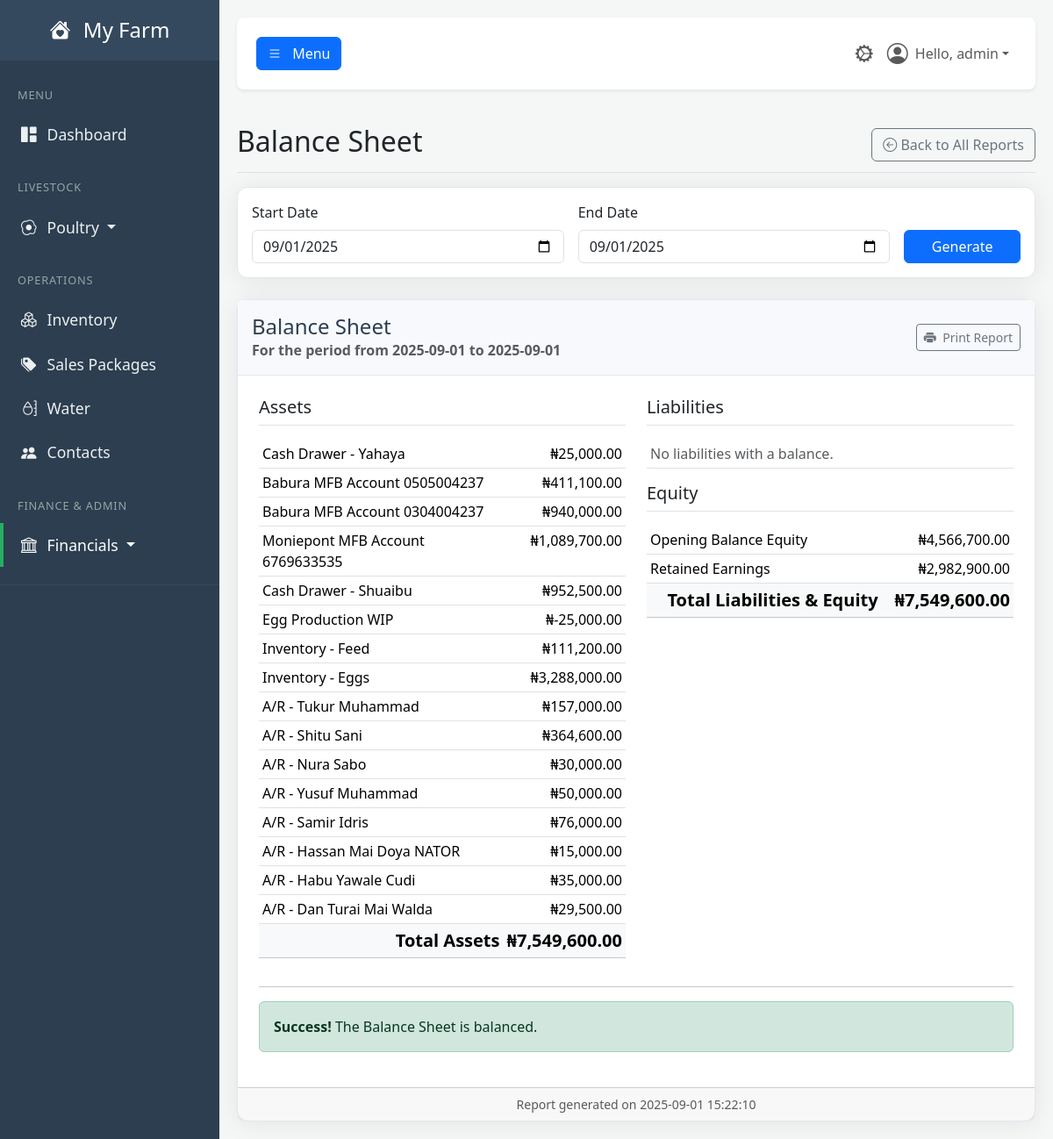
/report/balance-sheet (signed in), run on the app's committed database.
### tables this page shows
CREATE TABLE users (
            id INTEGER PRIMARY KEY,
            username TEXT NOT NULL UNIQUE,
            email TEXT NOT NULL UNIQUE,
            password_hash TEXT NOT NULL,
            farm_name TEXT NOT NULL,
            role TEXT NOT NULL DEFAULT 'user', -- 'user' or 'admin'
            is_active BOOLEAN NOT NULL DEFAULT 1,f
            created_at TIMESTAMP DEFAULT CURRENT_TIMESTAMP
        , cash_account_id INTEGER REFERENCES accounts(id));

CREATE TABLE accounts (
            id INTEGER PRIMARY KEY,
            code TEXT UNIQUE,
            name TEXT NOT NULL UNIQUE,
            type TEXT NOT NULL, -- Asset, Liability, Equity, Revenue, Expense
            is_active BOOLEAN NOT NULL DEFAULT 1,
            created_at TIMESTAMP DEFAULT CURRENT_TIMESTAMP
        );

### app.py (the view)
@app.route('/report/balance-sheet')
@login_required
@permission_required('run_financial_reports')
def report_balance_sheet():
    start_date, end_date = _get_report_dates(request.args)
    db = get_db()
    sql_query = """
        SELECT
            acc.name,
            acc.type,
            (SELECT COALESCE(SUM(je.amount), 0) FROM journal_entries je WHERE je.debit_account_id = acc.id AND je.transaction_date <= ?)
            -
            (SELECT COALESCE(SUM(je.amount), 0) FROM journal_entries je WHERE je.credit_account_id = acc.id AND je.transaction_date <= ?)
            as balance
        FROM accounts acc
        WHERE acc.type IN ('Asset', 'Liability', 'Equity')
    """
    params = (end_date, end_date)
    account_balances = db.execute(sql_query, params).fetchall()
    net_profit_row = db.execute("""
        SELECT
            (SELECT COALESCE(SUM(amount), 0) FROM journal_entries WHERE credit_account_id IN (SELECT id FROM accounts WHERE type = 'Revenue') AND transaction_date <= ?)
            -
            (SELECT COALESCE(SUM(amount), 0) FROM journal_entries WHERE debit_account_id IN (SELECT id FROM accounts WHERE type = 'Expense') AND transaction_date <= ?)
            as profit
    """, (end_date, end_date)).fetchone()
    net_profit = net_profit_row['profit'] if net_profit_row else 0
    asset_accounts, liability_accounts, equity_accounts = [], [], []
    total_assets, total_liabilities, total_equity = 0, 0, 0
    for acc in account_balances:
        balance = acc['balance']
        if acc['type'] == 'Asset':
            if balance != 0:
                asset_accounts.append({'name': acc['name'], 'balance': balance})
                total_assets += balance
        elif acc['type'] == 'Liability':
            if balance != 0:
                liabilities.append({'name': acc['name'], 'balance': -balance})
                total_liabilities += -balance
        elif acc['type'] == 'Equity':
            if balance != 0:
                equity_accounts.append({'name': acc['name'], 'balance': -balance})
                total_equity += -balance
    if net_profit != 0:
        equity_accounts.append({'name': 'Retained Earnings', 'balance': net_profit})
        total_equity += net_profit
    data = {
        "asset_accounts": asset_accounts,
        "liability_accounts": liability_accounts,
        "equity_accounts": equity_accounts,
        "total_assets": total_assets,
        "total_liabilities": total_liabilities,
        "total_equity": total_equity,
        "total_liabilities_and_equity": total_liabilities + total_equity
    }
    return render_template(
        'report_balance_sheet.html',
        user=g.user,
        data=data,
        start_date=start_date, # Pass dates for consistency in the template
        end_date=end_date,
        now=datetime.utcnow()
    )

### app.py (called while the page is built, shortened)
def get_db():
    if 'db' not in g:
        g.db = sqlite3.connect(DATABASE)
        g.db.row_factory = sqlite3.Row
    return g.db

def login_required(f):
    @wraps(f)
    def decorated_function(*args, **kwargs):
        if 'user_id' not in session:
            flash('Please log in to access this page.', 'warning')
            return redirect(url_for('login'))
        g.user = User.get_by_id(session['user_id'])
        if not g.user:
            session.clear()
            return redirect(url_for('login'))
        return f(*args, **kwargs)
    return decorated_function

def permission_required(permission_name):
    def decorator(f):
        @wraps(f)
        def decorated_function(*args, **kwargs):
            if not hasattr(g, 'user') or not g.user.has_permission(permission_name):
                flash('You do not have the required permission.', 'danger')
                return redirect(url_for('dashboard'))
            return f(*args, **kwargs)
        return decorated_function
    return decorator

def _get_report_dates(request_args):
    default_start = date.today().replace(day=1).strftime('%Y-%m-%d')
    default_end = date.today().strftime('%Y-%m-%d')
    start_str = request_args.get('start_date', default_start)
    end_str = request_args.get('end_date', default_end)
    if not start_str:
        start_str = default_start
    if not end_str:
        end_str = default_end
    return start_str, end_str

    def has_permission(self, required_permission):
        print(f"\n--- PERMISSION CHECK ---")
        print(f"User checking: '{self.username}' (ID: {self.id})")
        print(f"User's role is: '{self.role}'")
        print(f"Permission required: '{required_permission}'")
        if self.role == 'admin':
            print("RESULT: Role is 'admin', access GRANTED.")
            print(f"------------------------")
            return True

    @staticmethod
    def get_by_id(user_id):
        user_row = get_db().execute("SELECT * FROM users WHERE id = ?", (user_id,)).fetchone()
        return User(**user_row) if user_row else None

### templates/report_balance_sheet.html
{% extends "_report_base.html" %}
{% set report_title = "Balance Sheet" %}
{% block report_content %}
    {% if data %}
        <div class="row">
            <div class="col-md-6">
                <h5 class="border-bottom pb-2 mb-3">Assets</h5>
                <table class="table table-sm">
                    <tbody>
                        {% for account in data.asset_accounts %}
                        <tr>
                            <td>{{ account.name }}</td>
                            <td class="text-end">₦{{ '{:,.2f}'.format(account.balance) }}</td>
                        </tr>
                        {% else %}
                        <tr><td colspan="2" class="text-muted">No assets with a balance.</td></tr>
                        {% endfor %}
                    </tbody>
                    <tfoot>
                        <tr class="table-light fs-5">
                            <th class="text-end">Total Assets</th>
                            <th class="text-end">₦{{ '{:,.2f}'.format(data.total_assets) }}</th>
                        </tr>
                    </tfoot>
                </table>
            </div>
            <div class="col-md-6">
                <h5 class="border-bottom pb-2 mb-3">Liabilities</h5>
                <table class="table table-sm">
                    <tbody>
                        {% for account in data.liability_accounts %}
                        <tr>
                            <td>{{ account.name }}</td>
                            <td class="text-end">₦{{ '{:,.2f}'.format(account.balance) }}</td>
                        </tr>
                        {% else %}
                        <tr><td colspan="2" class="text-muted">No liabilities with a balance.</td></tr>
                        {% endfor %}
                    </tbody>
                </table>
                <h5 class="border-bottom pb-2 my-3">Equity</h5>
                <table class="table table-sm">
                    <tbody>
                        {% for account in data.equity_accounts %}
                        <tr>
                            <td>{{ account.name }}</td>
                            <td class="text-end">₦{{ '{:,.2f}'.format(account.balance) }}</td>
                        </tr>
                        {% else %}
                        <tr><td colspan="2" class="text-muted">No equity with a balance.</td></tr>
                        {% endfor %}
                    </tbody>
                    <tfoot>
                        <tr class="table-light fs-5">
                            <th class="text-end">Total Liabilities & Equity</th>
                            <th class="text-end">₦{{ '{:,.2f}'.format(data.total_liabilities_and_equity) }}</th>
                        </tr>
                    </tfoot>
                </table>
            </div>
        </div>
        <hr>
        <div class="no-print mt-3">
            {% if (data.total_assets - data.total_liabilities_and_equity)|abs > 0.01 %}
                <div class="alert alert-danger">
                    <strong>Warning!</strong> The Balance Sheet is not in balance. Assets do not equal Liabilities + Equity.
                </div>
            {% else %}
                <div class="alert alert-success">
                    <strong>Success!</strong> The Balance Sheet is balanced.
                </div>
            {% endif %}
        </div>
    {% else %}
        <p class="text-center text-muted">Please select a date and click "Generate" to view the Balance Sheet.</p>
    {% endif %}
{% endblock %}

### templates/base.html (shortened to what this page needs)
<!DOCTYPE html>
<html lang="en">
<head>
    <link href="https://cdn.jsdelivr.net/npm/bootstrap@5.3.3/dist/css/bootstrap.min.css" rel="stylesheet">
    <link rel="stylesheet" href="https://cdn.jsdelivr.net/npm/bootstrap-icons@1.11.3/font/bootstrap-icons.min.css">
    <link rel="stylesheet" href="{{ url_for('static', filename='css/style.css') }}">
</head>
<body>
    <div class="wrapper">
        <nav id="sidebar" class="no-print">
            <div class="sidebar-header">
                <h3><a href="{{ url_for('dashboard') }}" class="text-white text-decoration-none">
                    <i class="bi bi-house-heart-fill me-2"></i>
                    {% if g.user %}{{ g.user.farm_name }}{% else %}FarmApp{% endif %}
                </a></h3>
            </div>
            <ul class="list-unstyled components">
                <li class="sidebar-menu-header">MENU</li>
                <li><a href="{{ url_for('dashboard') }}" class="{% if request.endpoint == 'dashboard' %}active{% endif %}"><i class="bi bi-grid-1x2-fill"></i>Dashboard</a></li>
                <li class="sidebar-menu-header mt-3">LIVESTOCK</li>
                {% if g.user and (g.user.has_permission('view_brooding_dashboard') or g.user.has_permission('view_poultry_dashboard')) %}
                <li>
                    <a href="#poultrySubmenu" data-bs-toggle="collapse" aria-expanded="false" class="dropdown-toggle {% if 'poultry' in request.endpoint or 'brooding' in request.endpoint %}active{% endif %}">
                        <i class="bi bi-egg-fried"></i>Poultry
                    </a>
                </li>
                {% endif %}
                <li class="sidebar-menu-header mt-3">OPERATIONS</li>
                {% if g.user.has_permission('view_inventory_dashboard') %}
                    <li><a href="{{ url_for('inventory_dashboard') }}" class="{% if 'inventory' in request.endpoint %}active{% endif %}"><i class="bi bi-boxes"></i>Inventory</a></li>
                {% endif %}
                {% if g.user.has_permission('view_sales_packages') %}
                    <li><a href="{{ url_for('manage_sales_packages') }}" class="{% if request.endpoint == 'manage_sales_packages' %}active{% endif %}"><i class="bi bi-tags-fill"></i>Sales Packages</a></li>
                {% endif %}
                {% if g.user.has_permission('view_water_dashboard') %}
                    <li><a href="{{ url_for('water_dashboard') }}" class="{% if 'water' in request.endpoint %}active{% endif %}"><i class="bi bi-moisture"></i>Water</a></li>
                {% endif %}
                {% if g.user.has_permission('view_contacts_dashboard') %}
                    <li><a href="{{ url_for('contacts_dashboard') }}" class="{% if 'contacts' in request.endpoint %}active{% endif %}"><i class="bi bi-people-fill"></i>Contacts</a></li>
                {% endif %}
                {% set can_view_finance = g.user.has_permission('view_financial_center') or
                                           g.user.has_permission('view_chart_of_accounts') or
                                           g.user.has_permission('view_general_journal') or
                                           g.user.has_permission('view_reports_dashboard') %}
                {% if g.user and can_view_finance %}
                <li class="sidebar-menu-header mt-3">FINANCE & ADMIN</li>
                <li>
                    <a href="#financialSubmenu" data-bs-toggle="collapse" aria-expanded="false" class="dropdown-toggle {% if 'financial' in request.endpoint or 'report' in request.endpoint or 'chart_of_accounts' in request.endpoint or 'general_journal' in request.endpoint %}active{% endif %}">
                        <i class="bi bi-bank"></i>Financials
                    </a>
                </li>
                {% endif %}
            </ul>
        </nav>
        <div id="content">
            <nav class="navbar navbar-expand-lg navbar-light bg-white shadow-sm top-navbar no-print mb-4">
                <div class="container-fluid">
                    <button type="button" id="sidebarCollapse" class="btn btn-primary" aria-controls="sidebar" aria-expanded="false">
                        <i class="bi bi-list"></i>
                        <span class="d-none d-md-inline ms-2">Menu</span>
                    </button>
                    <ul class="navbar-nav ms-auto flex-row align-items-center">
                        {% if g.user and g.user.has_permission('view_admin_panel') %}
                            <li class="nav-item">
                                <a class="nav-link {% if 'admin' in request.endpoint %}active{% endif %}" href="{{ url_for('admin_dashboard') }}" title="Admin Panel">
                                    <i class="bi bi-gear-wide-connected fs-5"></i>
                                </a>
                            </li>
                        {% endif %}
                        <li class="nav-item dropdown">
                            <a class="nav-link dropdown-toggle d-flex align-items-center" href="#" id="navbarDropdownUser" role="button" data-bs-toggle="dropdown" aria-expanded="false">
                                <i class="bi bi-person-circle fs-4 me-2"></i>
                                Hello, {{ g.user.username }}
                            </a>
                        </li>
                    </ul>
                </div>
            </nav>
            <main>
                {% block content %}{% endblock %}
            </main>
        </div>
    </div>
</body>
</html>

### static/CSS/style.css (style rules this page uses)
:root { --primary-green: #27ae60; --dark-slate: #2c3e50; --medium-slate: #34495e; --light-slate: #4a6278; --light-grey: #f4f7f6; --text-muted-color: #95a5a6; --text-light: #ecf0f1; --white: #ffffff; --shadow-color: rgba(0, 0, 0, 0.08); }
body { background-color: var(--light-grey); font-family: 'Segoe UI', Tahoma, Geneva, Verdana, sans-serif; overflow-x: hidden; }
.wrapper { display: flex; width: 100%; align-items: stretch; }
#content { width: 100%; padding: 20px; min-height: 100vh; transition: all 0.3s; }
#sidebar { min-width: 250px; max-width: 250px; min-height: 100vh; background: var(--dark-slate); color: var(--text-light); transition: all 0.3s; }
#sidebar .sidebar-header { padding: 20px; background: var(--medium-slate); text-align: center; }
#sidebar .sidebar-header h3 { font-size: 1.5rem; margin-bottom: 0; }
#sidebar .sidebar-menu-header { padding: 10px 20px; font-size: 0.8rem; color: var(--text-muted-color); text-transform: uppercase; letter-spacing: .05rem; }
#sidebar ul.components { padding: 20px 0; border-bottom: 1px solid var(--medium-slate); }
#sidebar ul li a { padding: 12px 20px; font-size: 1.1em; display: block; color: var(--text-light); border-left: 4px solid transparent; text-decoration: none; transition: all 0.2s ease-in-out; }
#sidebar ul li a.active { color: var(--white); background: var(--dark-slate); border-left: 4px solid var(--primary-green); }
#sidebar ul li a i { margin-right: 12px; }
.top-navbar { padding: 15px 10px; background: var(--white); border: none; border-radius: 8px; margin-bottom: 20px; box-shadow: 0 2px 5px var(--shadow-color); }

### data on the page
users: user.farm_name "My Farm", user.username "admin"
accounts: name "Cash Drawer - Yahaya", balance "25,000.00"
accounts: name "Babura MFB Account 0505004237", balance "411,100.00"
accounts: name "Babura MFB Account 0304004237", balance "940,000.00"
accounts: name "Moniepont MFB Account 6769633535", balance "1,089,700.00"
accounts: name "Cash Drawer - Shuaibu", balance "952,500.00"
accounts: name "Egg Production WIP", balance "-25,000.00"
accounts: name "Inventory - Feed", balance "111,200.00"
accounts: name "Inventory - Eggs", balance "3,288,000.00"
accounts: name "A/R - Tukur Muhammad", balance "157,000.00"
accounts: name "A/R - Shitu Sani", balance "364,600.00"
accounts: name "A/R - Nura Sabo", balance "30,000.00"
accounts: name "A/R - Yusuf Muhammad", balance "50,000.00"
accounts: name "A/R - Samir Idris", balance "76,000.00"
accounts: name "A/R - Hassan Mai Doya NATOR", balance "15,000.00"
accounts: name "A/R - Habu Yawale Cudi", balance "35,000.00"
accounts: name "A/R - Dan Turai Mai Walda", balance "29,500.00"
accounts: name "Opening Balance Equity", balance "4,566,700.00"
accounts: name "Retained Earnings", balance "2,982,900.00"

### other printed values
{{ report_title }} "Balance Sheet"
{{ start_date }} "2025-09-01"
{{ end_date }} "2025-09-01"
{{ '{:,.2f}'.format(data.total_assets) }} "7,549,600.00"
{{ '{:,.2f}'.format(data.total_liabilities_and_equity) }} "7,549,600.00"
